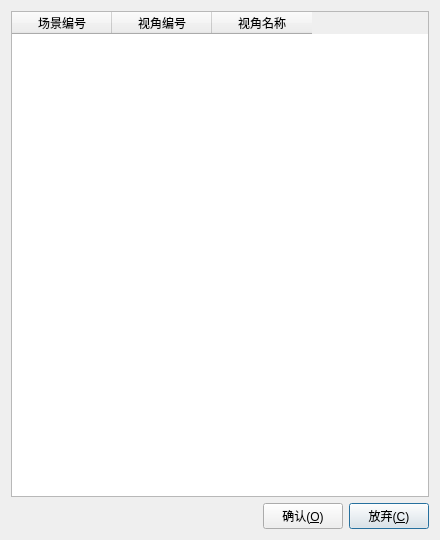
<?xml version="1.0" encoding="UTF-8"?>
<ui version="4.0">
 <class>DlgSelectViewPoint</class>
 <widget class="QWidget" name="DlgSelectViewPoint">
  <property name="geometry">
   <rect>
    <x>0</x>
    <y>0</y>
    <width>440</width>
    <height>540</height>
   </rect>
  </property>
  <property name="windowTitle">
   <string>选择视点</string>
  </property>
  <layout class="QGridLayout" name="gridLayout">
   <item row="0" column="0">
    <widget class="QTableWidget" name="tableWidget">
     <column>
      <property name="text">
       <string>场景编号</string>
      </property>
     </column>
     <column>
      <property name="text">
       <string>视角编号</string>
      </property>
     </column>
     <column>
      <property name="text">
       <string>视角名称</string>
      </property>
     </column>
    </widget>
   </item>
   <item row="1" column="0">
    <layout class="QHBoxLayout" name="horizontalLayout">
     <item>
      <spacer name="horizontalSpacer">
       <property name="orientation">
        <enum>Qt::Horizontal</enum>
       </property>
       <property name="sizeHint" stdset="0">
        <size>
         <width>40</width>
         <height>20</height>
        </size>
       </property>
      </spacer>
     </item>
     <item>
      <widget class="QPushButton" name="pushButton_ok">
       <property name="text">
        <string>确认(&amp;O)</string>
       </property>
       <property name="icon">
        <iconset resource="ssp_gui_3d.qrc">
         <normaloff>:/ssp_gui_3d/ok</normaloff>:/ssp_gui_3d/ok</iconset>
       </property>
      </widget>
     </item>
     <item>
      <widget class="QPushButton" name="pushButton_cancel">
       <property name="text">
        <string>放弃(&amp;C)</string>
       </property>
       <property name="icon">
        <iconset resource="ssp_gui_3d.qrc">
         <normaloff>:/ssp_gui_3d/cancel</normaloff>:/ssp_gui_3d/cancel</iconset>
       </property>
       <property name="default">
        <bool>true</bool>
       </property>
      </widget>
     </item>
    </layout>
   </item>
  </layout>
 </widget>
 <layoutdefault spacing="6" margin="11"/>
 <resources>
  <include location="ssp_gui_3d.qrc"/>
 </resources>
 <connections/>
</ui>
